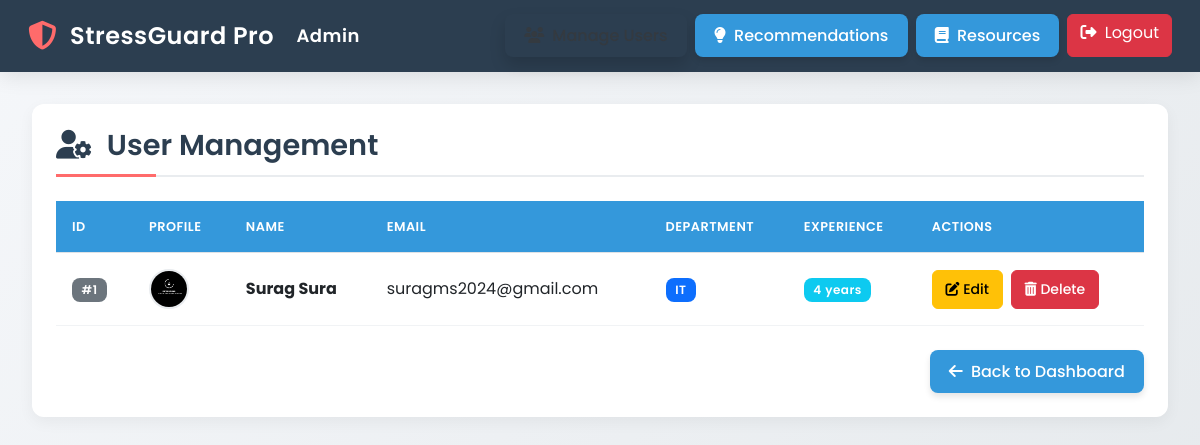
The app's page /admin-manage-users/ (signed in) with its own data.
### app/models.py (models this page shows, shortened)
class UsersRegister(models.Model):
    first_name = models.CharField(max_length=100, null=True, help_text="User's first name")
    last_name = models.CharField(max_length=100, null=True, help_text="User's last name")
    email_id = models.EmailField(unique=True, null=True, blank=True, help_text="User's email address")
    password = models.CharField(max_length=255, null=True, blank=True, help_text="User's password")  # Increased to 255
    confirm_password = models.CharField(max_length=255, null=True, blank=True, help_text="Confirm user's password")  # Increased to 255
    image = models.ImageField(upload_to='media', null=True, blank=True, help_text="Profile picture of the user")
    department = models.CharField(max_length=100, null=True, blank=True, help_text="Department of the user (e.g., IT, HR, etc.)")
    years_of_experience = models.PositiveIntegerField(null=True, blank=True, help_text="Years of experience in the work role")
    work_role = models.CharField(max_length=100, null=True, blank=True, help_text="Work role or job title (e.g., Software Engineer, Manager)")
    confirm_password_token = models.CharField(max_length=200,null=True)

### app/views.py (the view)
# urls.py: path('admin-manage-users/', views.admin_manage_users, name='admin_manage_users'),
def admin_manage_users(request):
    users = UsersRegister.objects.all()
    return render(request, "admin_manage_users.html", {"users": users})

### app/templates/admin_manage_users.html (shortened to what this page needs)
<!DOCTYPE html>
<html lang="en">
<head>
    <link href="https://cdn.jsdelivr.net/npm/bootstrap@5.3.0/dist/css/bootstrap.min.css" rel="stylesheet">
    <link rel="stylesheet" href="https://cdnjs.cloudflare.com/ajax/libs/font-awesome/6.4.2/css/all.min.css">
    <link href="https://unpkg.com/aos@2.3.1/dist/aos.css" rel="stylesheet">
</head>
<body>
{% if not request.session.email %}
    <div class="login-alert" data-aos="zoom-in">
        <h4><i class="fas fa-lock me-2"></i>Access Denied</h4>
        <p>You must be logged in as an admin to view this page.</p>
        <a href="{% url 'admin_login' %}" class="btn btn-light btn-lg">Log In Now</a>
    </div>
{% else %}
<nav class="navbar navbar-expand-lg navbar-dark">
    <div class="container-fluid">
        <a class="navbar-brand" href="#">
            <i class="fas fa-shield-alt"></i> StressGuard Pro <span class="badge bg-accent ms-2">Admin</span>
        </a>
        <div class="collapse navbar-collapse" id="navbarNav">
            <div class="navbar-nav ms-auto">
                <a href="{% url 'admin_manage_users' %}" class="btn btn-custom me-2 mb-2 mb-lg-0 active">
                    <i class="fas fa-users me-1"></i> Manage Users
                </a>
                <a href="{% url 'admin_manage_recommendations' %}" class="btn btn-custom me-2 mb-2 mb-lg-0">
                    <i class="fas fa-lightbulb me-1"></i> Recommendations
                </a>
                <a href="{% url 'admin_manage_resources' %}" class="btn btn-custom me-2 mb-2 mb-lg-0">
                    <i class="fas fa-book me-1"></i> Resources
                </a>
                <a href="{% url 'admin_logout' %}" class="btn btn-danger">
                    <i class="fas fa-sign-out-alt me-1"></i> Logout
                </a>
            </div>
        </div>
    </div>
</nav>
<div class="dashboard-container">
    <div class="card p-4" data-aos="fade-up">
        <h2 class="section-title">
            <i class="fas fa-user-cog me-2"></i> User Management
        </h2>
        <div class="table-responsive">
            <table class="table table-hover">
                <thead>
                    <tr>
                        <th>ID</th>
                        <th>Profile</th>
                        <th>Name</th>
                        <th>Email</th>
                        <th>Department</th>
                        <th>Experience</th>
                        <th>Actions</th>
                    </tr>
                </thead>
                <tbody>
                    {% for user in users %}
                    <tr data-aos="fade-up" data-aos-delay="{{ forloop.counter|add:"50" }}">
                        <td><span class="badge bg-secondary">#{{ user.id }}</span></td>
                        <td>
                            {% if user.image %}
                                <img src="{{ user.image.url }}" alt="Profile Picture" class="profile-pic">
                            {% else %}
                                <div class="profile-pic bg-light d-flex align-items-center justify-content-center">
                                    <i class="fas fa-user text-muted"></i>
                                </div>
                            {% endif %}
                        </td>
                        <td>
                            <strong>{{ user.first_name }} {{ user.last_name }}</strong>
                        </td>
                        <td>{{ user.email_id }}</td>
                        <td>
                            {% if user.department %}
                                <span class="badge bg-primary">{{ user.department }}</span>
                            {% else %}
                                <span class="badge bg-secondary">Not specified</span>
                            {% endif %}
                        </td>
                        <td>
                            {% if user.years_of_experience %}
                                <span class="badge bg-info">{{ user.years_of_experience }} years</span>
                            {% else %}
                                <span class="badge bg-secondary">Not specified</span>
                            {% endif %}
                        </td>
                        <td>
                            <div class="d-flex gap-2">
                                <a href="{% url 'edit_user' user.id %}" class="btn btn-warning btn-action">
                                    <i class="fas fa-edit"></i> Edit
                                </a>
                                <a href="{% url 'delete_user' user.id %}" class="btn btn-danger btn-action" onclick="return confirm('Are you sure you want to delete this user?');">
                                    <i class="fas fa-trash-alt"></i> Delete
                                </a>
                            </div>
                        </td>
                    </tr>
                    {% endfor %}
                </tbody>
            </table>
        </div>
        <div class="mt-4 text-end" data-aos="fade-up">
            <a href="{% url 'admin_dashboard' %}" class="btn btn-custom">
                <i class="fas fa-arrow-left me-1"></i> Back to Dashboard
            </a>
        </div>
    </div>
</div>
{% endif %}
</body>
</html>

### app/templates/admin_manage_users.html (style rules this page uses)
:root { --primary-color: #3498db; --secondary-color: #2c3e50; --accent-color: #ff6b6b; --light-color: #f8f9fa; --dark-color: #343a40; --success-color: #28a745; --info-color: #17a2b8; --warning-color: #ffc107; --danger-color: #dc3545; }
body { background: linear-gradient(135deg, #f5f7fa 0%, #e4e8eb 100%); font-family: 'Poppins', sans-serif; color: var(--dark-color); margin: 0; min-height: 100vh; overflow-x: hidden; position: relative; }
body::before { content: ""; position: fixed; top: 0; left: 0; width: 100%; height: 100%; z-index: -1; opacity: 0.6; }
.navbar { background: var(--secondary-color); box-shadow: 0 4px 20px rgba(0, 0, 0, 0.1); padding: 0.8rem 1rem; }
.navbar-brand { color: #fff; font-weight: 600; font-size: 1.5rem; display: flex; align-items: center; letter-spacing: 0.5px; }
.navbar-brand i { margin-right: 0.8rem; color: var(--accent-color); font-size: 1.8rem; }
.dashboard-container { padding: 2rem; max-width: 1800px; margin: 0 auto; }
.card { border: none; border-radius: 12px; box-shadow: 0 5px 15px rgba(0, 0, 0, 0.05); background: #fff; transition: all 0.3s ease; overflow: hidden; position: relative; }
.btn-custom { background: var(--primary-color); color: #fff; border-radius: 8px; padding: 0.6rem 1.2rem; font-weight: 500; border: none; transition: all 0.3s ease; box-shadow: 0 4px 6px rgba(0, 0, 0, 0.1); }
.table { margin-bottom: 0; }
.table th { background: var(--primary-color); color: #fff; font-weight: 600; padding: 1rem; text-transform: uppercase; font-size: 0.8rem; letter-spacing: 0.5px; }
.table td { padding: 1rem; vertical-align: middle; border-color: #f1f3f5; }
.section-title { font-size: 1.8rem; font-weight: 600; color: var(--secondary-color); margin: 0 0 1.5rem; padding-bottom: 0.8rem; border-bottom: 2px solid #e9ecef; position: relative; }
.section-title::after { content: ""; position: absolute; bottom: -2px; left: 0; width: 100px; height: 3px; background: var(--accent-color); }
.btn-action { font-size: 14px; padding: 0.5rem 0.8rem; border-radius: 6px; font-weight: 500; transition: all 0.2s ease; }
.profile-pic { width: 40px; height: 40px; border-radius: 50%; object-fit: cover; border: 2px solid #e9ecef; transition: transform 0.3s ease; }
.badge { padding: 0.5em 0.8em; font-weight: 600; letter-spacing: 0.5px; border-radius: 8px; }

### records on screen
UsersRegister: id "1", image (picture), first_name "Surag", last_name "Sura", email_id "suragms2024@gmail.com", department "IT", years_of_experience "4"
